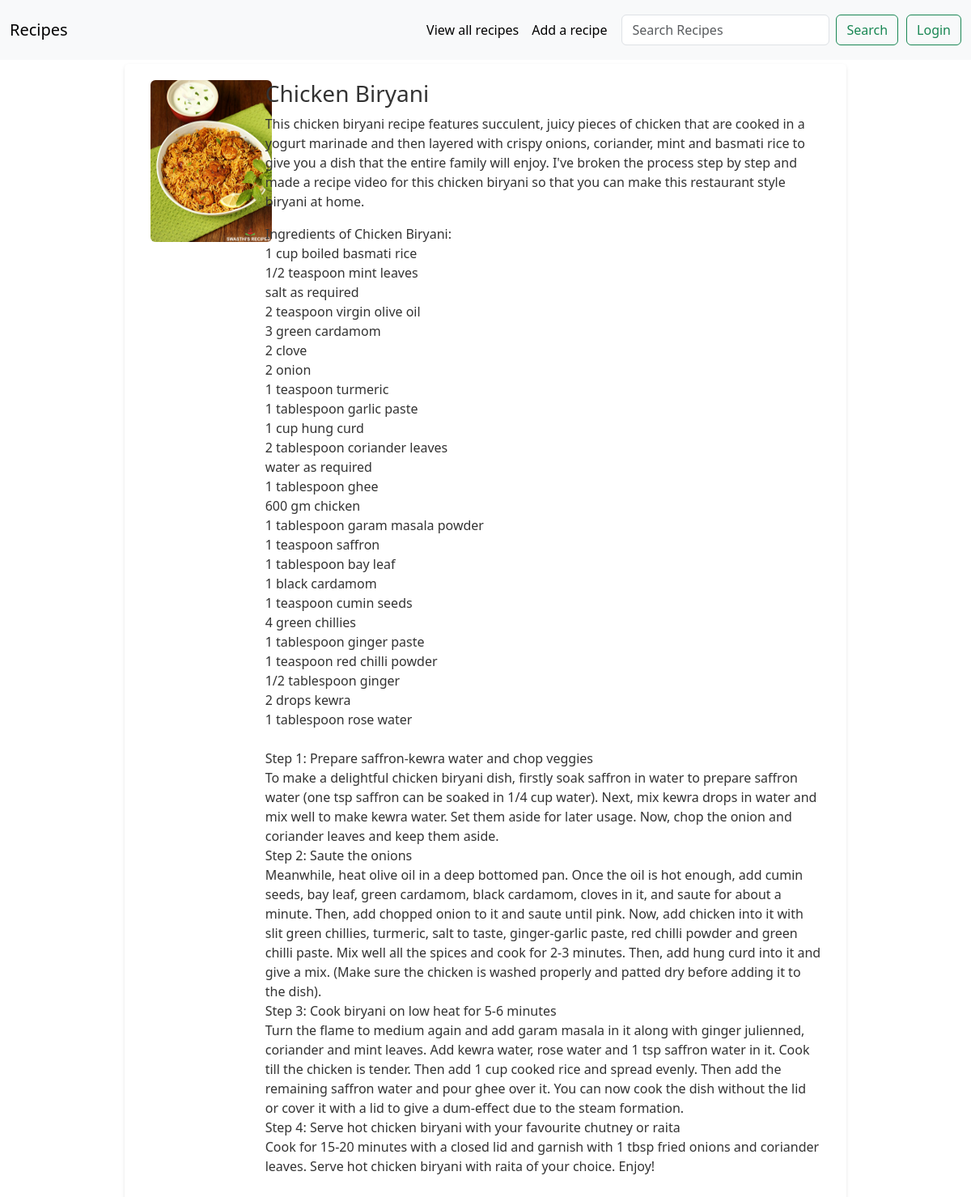
The app's page /full-recipe/5/ with its own data.
### recipe/models.py (models this page shows, shortened)
class Recipe(models.Model):
    user = models.ForeignKey(User, on_delete= models.SET_NULL, null= True, blank= True)
    recipe_name = models.CharField(max_length=100)
    recipe_description = models.TextField()
    recipe_image = models.ImageField(upload_to="recipe_images")
    recipe_prep = models.TextField()

### recipe/views.py (the view)
# urls.py: path('full-recipe/<id>/', full_recipe, name="full_recipe"),
def full_recipe(request, id):
    queryset = Recipe.objects.get(id = id)
    context = {"full_recipe": queryset}
    if request.GET.get("search"):
        queryset = queryset.filter(recipe_name__icontains = request.GET.get("search"))
        context = {"recipes": queryset}
        return render(request, "recipes.html", context)
    return render(request, "full_recipe.html", context)

### recipe/templates/full_recipe.html (shortened to what this page needs)
{% extends "base.html" %}
{% block start %}
<div class="container ">
    <section id="featured-recipes" style=" padding: 5px 0;">
      <div class="container mx-auto" style=" width: 80%;
      margin: 0 auto;
      color:#333;
  ">
<div class='row' style="background-color: #fff;
padding: 20px;
margin-bottom: 20px;
border-radius: 5px;
box-shadow: 0 2px 4px rgba(0, 0, 0, 0.1);">
<div class="col-2">
    <img class= "rounded " src="{{ full_recipe.recipe_image.url }}" style="height : 200px; width: 150px"></div>
<div class="col">
    <h3>{{ full_recipe.recipe_name }}</h3>
    <p>{{ full_recipe.recipe_description }}</p>
    <p style="white-space: pre-wrap;">{{ full_recipe.recipe_prep }}</p>
</div>
</div>
</div>
</section>
{% endblock %}

### records on screen
Recipe: recipe_image (picture), recipe_name "Chicken Biryani", recipe_description "This chicken biryani recipe features succulent, juicy pieces of chicken that are cooked in a yogurt marinade and then layered with crispy onions, coriander, mint and basmati rice to give you a dish that the entire family will enjoy. I've broken the process step by step and made a recipe video for this chicken biryani so that you can make this restaurant style biryani at home.", recipe_prep "Ingredients of Chicken Biryani: 1 cup boiled basmati rice 1/2 teaspoon mint leaves salt as required 2 teaspoon virgin olive oil 3 green cardamom 2 clove 2 onion 1 teaspoon turmeric 1 tablespoon garlic paste 1 cup hung curd 2 tablespoon coriander leaves water as required 1 tablespoon ghee 600 gm chicken 1 tablespoon garam masala powder 1 teaspoon saffron 1 tablespoon bay leaf 1 black cardamom 1 teaspoon cumin seeds 4 green chillies 1 tablespoon ginger paste 1 teaspoon red chilli powder 1/2 tablespoon ginger 2 drops kewra 1 tablespoon rose water Step 1: Prepare saffron-kewra water and chop veggies To make a delightful chicken biryani dish, firstly soak saffron in water to prepare saffron…"
